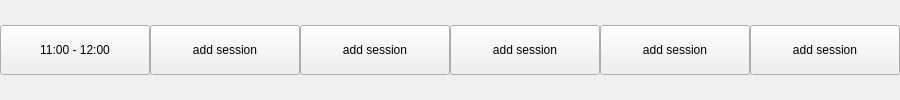
                               <widget class="QWidget" name="widget_3" native="true">
                                <layout class="QHBoxLayout" name="horizontalLayout_11">
                                 <property name="spacing">
                                  <number>0</number>
                                 </property>
                                 <property name="leftMargin">
                                  <number>0</number>
                                 </property>
                                 <property name="topMargin">
                                  <number>0</number>
                                 </property>
                                 <property name="rightMargin">
                                  <number>0</number>
                                 </property>
                                 <property name="bottomMargin">
                                  <number>0</number>
                                 </property>
                                 <item>
                                  <widget class="QWidget" name="time_slot_box_4" native="true">
                                   <layout class="QVBoxLayout" name="verticalLayout_53">
                                    <property name="spacing">
                                     <number>0</number>
                                    </property>
                                    <property name="leftMargin">
                                     <number>0</number>
                                    </property>
                                    <property name="topMargin">
                                     <number>0</number>
                                    </property>
                                    <property name="rightMargin">
                                     <number>0</number>
                                    </property>
                                    <property name="bottomMargin">
                                     <number>0</number>
                                    </property>
                                    <item>
                                     <widget class="QPushButton" name="pushButton_123">
                                      <property name="minimumSize">
                                       <size>
                                        <width>150</width>
                                        <height>50</height>
                                       </size>
                                      </property>
                                      <property name="maximumSize">
                                       <size>
                                        <width>200</width>
                                        <height>50</height>
                                       </size>
                                      </property>
                                      <property name="text">
                                       <string>11:00 - 12:00</string>
                                      </property>
                                     </widget>
                                    </item>
                                   </layout>
                                  </widget>
                                 </item>
                                 <item>
                                  <widget class="QWidget" name="cell_16" native="true">
                                   <layout class="QVBoxLayout" name="verticalLayout_54">
                                    <property name="spacing">
                                     <number>0</number>
                                    </property>
                                    <property name="leftMargin">
                                     <number>0</number>
                                    </property>
                                    <property name="topMargin">
                                     <number>0</number>
                                    </property>
                                    <property name="rightMargin">
                                     <number>0</number>
                                    </property>
                                    <property name="bottomMargin">
                                     <number>0</number>
                                    </property>
                                    <item>
                                     <layout class="QVBoxLayout" name="list_16">
                                      <item>
                                       <widget class="QPushButton" name="add_cell_16">
                                        <property name="minimumSize">
                                         <size>
                                          <width>150</width>
                                          <height>50</height>
                                         </size>
                                        </property>
                                        <property name="maximumSize">
                                         <size>
                                          <width>200</width>
                                          <height>50</height>
                                         </size>
                                        </property>
                                        <property name="text">
                                         <string>add session</string>
                                        </property>
                                       </widget>
                                      </item>
                                     </layout>
                                    </item>
                                   </layout>
                                  </widget>
                                 </item>
                                 <item>
                                  <widget class="QWidget" name="cell_17" native="true">
                                   <layout class="QVBoxLayout" name="verticalLayout_55">
                                    <property name="spacing">
                                     <number>0</number>
                                    </property>
                                    <property name="leftMargin">
                                     <number>0</number>
                                    </property>
                                    <property name="topMargin">
                                     <number>0</number>
                                    </property>
                                    <property name="rightMargin">
                                     <number>0</number>
                                    </property>
                                    <property name="bottomMargin">
                                     <number>0</number>
                                    </property>
                                    <item>
                                     <layout class="QVBoxLayout" name="list_17">
                                      <item>
                                       <widget class="QPushButton" name="add_cell_17">
                                        <property name="minimumSize">
                                         <size>
                                          <width>150</width>
                                          <height>50</height>
                                         </size>
                                        </property>
                                        <property name="maximumSize">
                                         <size>
                                          <width>200</width>
                                          <height>50</height>
                                         </size>
                                        </property>
                                        <property name="text">
                                         <string>add session</string>
                                        </property>
                                       </widget>
                                      </item>
                                     </layout>
                                    </item>
                                   </layout>
                                  </widget>
                                 </item>
                                 <item>
                                  <widget class="QWidget" name="cell_18" native="true">
                                   <layout class="QVBoxLayout" name="verticalLayout_56">
                                    <property name="spacing">
                                     <number>0</number>
                                    </property>
                                    <property name="leftMargin">
                                     <number>0</number>
                                    </property>
                                    <property name="topMargin">
                                     <number>0</number>
                                    </property>
                                    <property name="rightMargin">
                                     <number>0</number>
                                    </property>
                                    <property name="bottomMargin">
                                     <number>0</number>
                                    </property>
                                    <item>
                                     <layout class="QVBoxLayout" name="list_18">
                                      <item>
                                       <widget class="QPushButton" name="add_cell_18">
                                        <property name="minimumSize">
                                         <size>
                                          <width>150</width>
                                          <height>50</height>
                                         </size>
                                        </property>
                                        <property name="maximumSize">
                                         <size>
                                          <width>200</width>
                                          <height>50</height>
                                         </size>
                                        </property>
                                        <property name="text">
                                         <string>add session</string>
                                        </property>
                                       </widget>
                                      </item>
                                     </layout>
                                    </item>
                                   </layout>
                                  </widget>
                                 </item>
                                 <item>
                                  <widget class="QWidget" name="cell_19" native="true">
                                   <layout class="QVBoxLayout" name="verticalLayout_57">
                                    <property name="spacing">
                                     <number>0</number>
                                    </property>
                                    <property name="leftMargin">
                                     <number>0</number>
                                    </property>
                                    <property name="topMargin">
                                     <number>0</number>
                                    </property>
                                    <property name="rightMargin">
                                     <number>0</number>
                                    </property>
                                    <property name="bottomMargin">
                                     <number>0</number>
                                    </property>
                                    <item>
                                     <layout class="QVBoxLayout" name="list_19">
                                      <item>
                                       <widget class="QPushButton" name="add_cell_19">
                                        <property name="minimumSize">
                                         <size>
                                          <width>150</width>
                                          <height>50</height>
                                         </size>
                                        </property>
                                        <property name="maximumSize">
                                         <size>
                                          <width>200</width>
                                          <height>50</height>
                                         </size>
                                        </property>
                                        <property name="text">
                                         <string>add session</string>
                                        </property>
                                       </widget>
                                      </item>
                                     </layout>
                                    </item>
                                   </layout>
                                  </widget>
                                 </item>
                                 <item>
                                  <widget class="QWidget" name="cell_20" native="true">
                                   <layout class="QVBoxLayout" name="verticalLayout_58">
                                    <property name="spacing">
                                     <number>0</number>
                                    </property>
                                    <property name="leftMargin">
                                     <number>0</number>
                                    </property>
                                    <property name="topMargin">
                                     <number>0</number>
                                    </property>
                                    <property name="rightMargin">
                                     <number>0</number>
                                    </property>
                                    <property name="bottomMargin">
                                     <number>0</number>
                                    </property>
                                    <item>
                                     <layout class="QVBoxLayout" name="list_20">
                                      <item>
                                       <widget class="QPushButton" name="add_cell_20">
                                        <property name="minimumSize">
                                         <size>
                                          <width>150</width>
                                          <height>50</height>
                                         </size>
                                        </property>
                                        <property name="maximumSize">
                                         <size>
                                          <width>200</width>
                                          <height>50</height>
                                         </size>
                                        </property>
                                        <property name="text">
                                         <string>add session</string>
                                        </property>
                                       </widget>
                                      </item>
                                     </layout>
                                    </item>
                                   </layout>
                                  </widget>
                                 </item>
                                </layout>
                               </widget>
